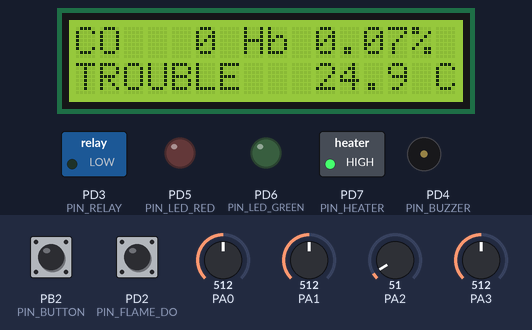
Simulated run of this program. Board: ATmega32, built with avr-gcc and emulated at 16 MHz. Shown: 16×2 character LCD, switched loads named in the program (green lamp = pin HIGH), output pins drawn as LEDs (lit = HIGH), buzzer (waves = sounding, pin HIGH). Wiring (inferred from the names in the program): character LCD (HD44780): RS PC0; E PC1; data PC4, PC5, PC6, PC7. Inputs (shaded band) come from the test bench; at power-on: PB2 (PIN_BUTTON) HIGH, PA2 = 51, PA0 = 512, PA1 = 512, PA3 = 512, PD2 (PIN_FLAME_DO) HIGH. Sleep ends after the set time or at an interrupt; pins used as bus, display or sensor lines are not drawn; what the program prints to the serial monitor is not drawn.

Above: at 1.2 s.
1.3 s: PB2 (PIN_BUTTON) pulled LOW for 3.2 s
5.1 s: PA2 set to 163
At 6.36 s:
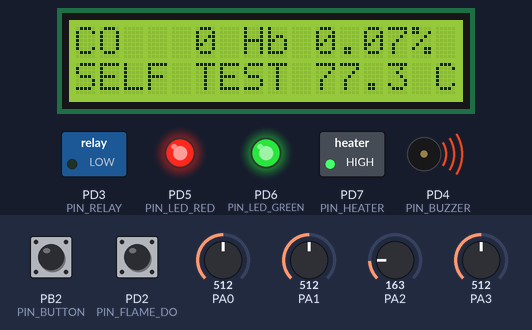
7.9 s: PA2 set to 127
At 10.4 s:
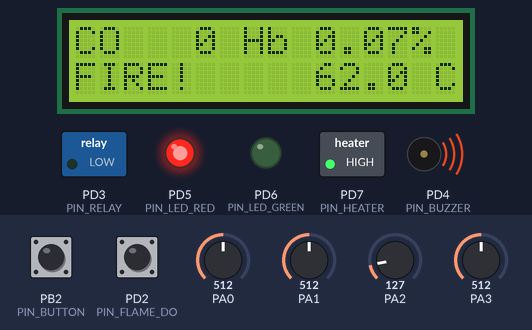
10.9 s: PA2 set to 108
At 13.2 s:
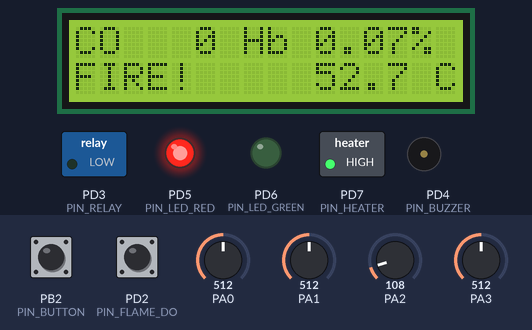
Timing chart, 0 to 13.5 s (numbered marks = the images above; inputs shaded):
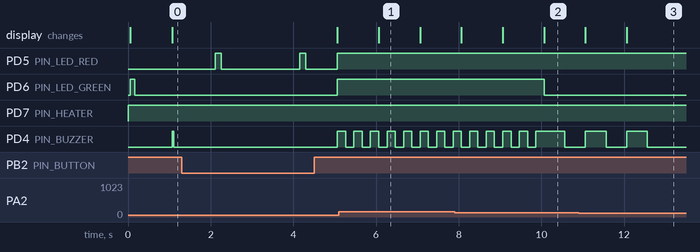

Measured:
- the behaviour switches between 117 and 116 on PA2 (found by bisection; images 2 and 3)
- after the input at 1.3 s, PD6 (PIN_LED_GREEN), PD4 (PIN_BUZZER): LOW → HIGH after 3.8 s
- after the input at 5.1 s, the display: changes after 0.97 s (image 1)
- after the input at 7.9 s, the display: first changes after 0.17 s (image 2 shows a later state)
- after the input at 10.9 s, the display: first changes after 0.17 s (image 3 shows a later state)
- what the display in image 1 shows lasts 1.0 s, from 6.1 s to 7.1 s

The program:

main.c
```c
// (licence header left out)
#include <avr/interrupt.h>
#include <avr/sleep.h>
#include <avr/wdt.h>
#include "board.h"
#include "hal.h"

static hd_config_t g_cfg;
static hd_node_t g_node;
static uint8_t g_cal_mode;

static void jtag_off(void)
{
    uint8_t v = (uint8_t)(MCUCSR | (1u << JTD));
    MCUCSR = v;                 /* JTD must be written twice within 4 cycles */
    MCUCSR = v;
}

static void put_num(char *dst, uint32_t v, uint8_t width)
{
    uint8_t i = width;
    do {
        dst[--i] = (char)('0' + (v % 10u));
        v /= 10u;
    } while (v != 0u && i > 0u);
    while (i > 0u) {
        dst[--i] = ' ';
    }
}

/* Kept in flash (__flash) so they cost no SRAM. */
static const __flash char k_labels[9][11] = {
    "OK        ", "WARM-UP   ", "TROUBLE   ", "CO PRE-ALM", "CO HUSH   ",
    "FIRE HUSH ", "SELF TEST ", "CO ALARM! ", "FIRE!     "
};
static const __flash char k_cal_label[11] = "CAL CLEAN ";
static const __flash char k_header[] =
    "# HALDANE t_s,co_ppm,cohb_pct,cohb_eq_pct,temp_c,gas_idx,flame,state,cause,faults,heater\r\n";

static void uart_puts_flash(const __flash char *s)
{
    while (*s != '\0') {
        uart_putc(*s++);
    }
}

static void lcd_update(void)
{
    char l1[17] = "CO     Hb  .  % ";
    char l2[17] = "            .  C";
    const __flash char *lab = g_cal_mode ? k_cal_label
                              : k_labels[(g_node.alarm.state < 9u) ? g_node.alarm.state : 2u];
    uint8_t i;
    int32_t t = g_node.temp_cc < 0 ? 0 : g_node.temp_cc;
    put_num(&l1[2], (uint32_t)(g_node.co_ppm_q4 >> 4), 4u);
    put_num(&l1[9], (uint32_t)(g_node.cohb_x100 / 100u), 2u);
    put_num(&l1[12], (uint32_t)(g_node.cohb_x100 % 100u), 2u);
    if (l1[12] == ' ') {
        l1[12] = '0';
    }
    for (i = 0u; i < 10u; ++i) {
        l2[i] = lab[i];
    }
    put_num(&l2[10], (uint32_t)(t / 100), 2u);
    l2[13] = (char)('0' + (uint8_t)((t / 10) % 10));
    l2[14] = ' ';
    l1[16] = '\0';
    l2[16] = '\0';
    lcd_line(0u, l1);
    lcd_line(1u, l2);
}

static void telemetry(void)
{
    uart_put_fixed((int32_t)g_node.uptime_s, 0u);
    uart_putc(',');
    uart_put_fixed((int32_t)g_node.co_ppm_q4 * 10 / 16, 1u);
    uart_putc(',');
    uart_put_fixed(g_node.cohb_x100, 2u);
    uart_putc(',');
    uart_put_fixed(g_node.cohb_eq_x100, 2u);
    uart_putc(',');
    uart_put_fixed(g_node.temp_cc, 2u);
    uart_putc(',');
    uart_put_fixed(g_node.gas_q12 * 1000 / 4096, 3u);
    uart_putc(',');
    uart_put_fixed(hd_fire_flame_level(&g_node.fire), 0u);
    uart_putc(',');
    uart_put_fixed(g_node.alarm.state, 0u);
    uart_putc(',');
    uart_put_fixed(g_node.fire_cause, 0u);
    uart_putc(',');
    uart_put_fixed(g_node.faults, 0u);
    uart_putc(',');
    uart_put_fixed(hd_node_heater_duty(&g_node, &g_cfg), 0u);
    uart_puts("\r\n");
}

static void calibration_step(void)
{
    int32_t c7;
    int32_t c135;
    if (hd_node_calibrate_clean_air(&g_node, &g_cfg, &c7, &c135) != HD_OK) {
        return;                              /* still warming up */
    }
    cal_save(c7, c135);
    g_cfg.mq7_curve.log2_rl_r0_q16 = c7;
    g_cfg.mq135_curve.log2_rl_r0_q16 = c135;
    g_cfg.calibrated = 1u;
    g_cal_mode = 0u;
    uart_puts("# calibrated\r\n");
}

static void one_second(void)
{
    hd_node_in_t in;
    if (!sampler_take_second(&in)) {
        return;
    }
    in.button = sampler_take_button();
    hd_node_second(&g_node, &g_cfg, &in);
    io_heater(hd_node_heater_duty(&g_node, &g_cfg));
    io_relay(g_node.alarm.relay);
    if (g_cal_mode) {
        calibration_step();
    }
    telemetry();
    lcd_update();
    wdt_reset();
}

static void fatal_halt(void)
{
    lcd_line(0u, "CONFIG ERROR");
    for (;;) {
        PORTD |= (uint8_t)((1u << PIN_LED_RED) | (1u << PIN_BUZZER));
    }
}

int main(void)
{
    uint8_t reset_flags = MCUCSR;
    uint16_t sys_faults = 0u;
    uint16_t frame;
    uint8_t edges;

    MCUCSR = 0u;
    wdt_disable();
    jtag_off();
    io_init();
    uart_init();
    lcd_init();
    sampler_init();

    (void)hd_config_default(&g_cfg, HD_PROFILE_UL2034);
    g_cfg.calibrated = cal_load(&g_cfg.mq7_curve.log2_rl_r0_q16,
                                &g_cfg.mq135_curve.log2_rl_r0_q16);
    if (hd_node_init(&g_node, &g_cfg) != HD_OK) {
        fatal_halt();
    }
    if (reset_flags & (1u << WDRF)) {
        sys_faults |= HD_FAULT_RESET_WDT;
    }
    if (reset_flags & (1u << BORF)) {
        sys_faults |= HD_FAULT_RESET_BOD;
    }
    hd_node_note_reset(&g_node, sys_faults);
    g_cal_mode = sampler_button_down();

    uart_puts_flash(k_header);
    sei();
    wdt_enable(WDTO_2S);
    set_sleep_mode(SLEEP_MODE_IDLE);

    for (;;) {
        while (sampler_pop_flame(&frame)) {
            hd_node_flame_frame(&g_node, &g_cfg, frame);
        }
        for (edges = sampler_take_flame_edges(); edges > 0u; --edges) {
            hd_node_flame_edge(&g_node, &g_cfg);
        }
        sampler_set_annunciator(g_node.alarm.sounder, g_node.alarm.state);
        one_second();
        sleep_mode();            /* any interrupt (1 kHz tick at least) wakes us */
    }
}
```

board.h
```c
// (licence header left out)
#ifndef BOARD_H
#define BOARD_H

#ifndef F_CPU
#define F_CPU 16000000UL
#endif

#include <avr/io.h>

/* ADC channels (AVCC reference, MQ modules powered from the same 5 V) */
#define ADC_CH_MQ7     0u   /* PA0, pin 40: MQ-7 AO       */
#define ADC_CH_MQ135   1u   /* PA1, pin 39: MQ-135 AO     */
#define ADC_CH_LM35    2u   /* PA2, pin 38: LM35 Vout     */
#define ADC_CH_FLAME   3u   /* PA3, pin 37: flame AO      */

/* PORTD */
#define PIN_FLAME_DO   PD2  /* pin 16, INT0, flame DO (active low)        */
#define PIN_RELAY      PD3  /* pin 17, relay driver -> exhaust fan        */
#define PIN_BUZZER     PD4  /* pin 18, NPN -> active buzzer               */
#define PIN_LED_RED    PD5  /* pin 19                                     */
#define PIN_LED_GREEN  PD6  /* pin 20                                     */
#define PIN_HEATER     PD7  /* pin 21, OC2 PWM -> MQ-7 heater MOSFET gate */

/* PORTB */
#define PIN_BUTTON     PB2  /* pin 3, test/hush button to GND (pull-up)   */

/* PORTC: HD44780 in 4-bit mode, RW tied to GND (JTAG must be off) */
#define LCD_RS         PC0  /* pin 22 */
#define LCD_E          PC1  /* pin 23 */
                            /* D4..D7 = PC4..PC7, pins 26..29 */

#define UART_BAUD      38400UL   /* UBRR 25 at 16 MHz: 0.16 % error */

#endif /* BOARD_H */
```

cal_eeprom.c
```c
// (licence header left out)
#include <avr/eeprom.h>
#include "hal.h"

#define CAL_MAGIC 0x4844u   /* "HD" */

typedef struct {
    uint16_t magic;
    int32_t  mq7;
    int32_t  mq135;
    uint16_t check;
} cal_blob_t;

static cal_blob_t EEMEM ee_cal;

static uint16_t check_word(const cal_blob_t *b)
{
    return (uint16_t)(b->magic ^ (uint16_t)b->mq7 ^ (uint16_t)((uint32_t)b->mq7 >> 16) ^
                      (uint16_t)b->mq135 ^ (uint16_t)((uint32_t)b->mq135 >> 16) ^ 0xA5A5u);
}

uint8_t cal_load(int32_t *mq7_log2_q16, int32_t *mq135_log2_q16)
{
    cal_blob_t b;
    eeprom_read_block(&b, &ee_cal, sizeof(b));
    if (b.magic != CAL_MAGIC || b.check != check_word(&b)) {
        return 0u;
    }
    *mq7_log2_q16 = b.mq7;
    *mq135_log2_q16 = b.mq135;
    return 1u;
}

void cal_save(int32_t mq7_log2_q16, int32_t mq135_log2_q16)
{
    cal_blob_t b;
    b.magic = CAL_MAGIC;
    b.mq7 = mq7_log2_q16;
    b.mq135 = mq135_log2_q16;
    b.check = check_word(&b);
    eeprom_update_block(&b, &ee_cal, sizeof(b));
}
```

io.c
```c
// (licence header left out)
#include "board.h"
#include "hal.h"

void io_init(void)
{
    DDRD |= (uint8_t)((1u << PIN_RELAY) | (1u << PIN_BUZZER) | (1u << PIN_LED_RED) |
                      (1u << PIN_LED_GREEN) | (1u << PIN_HEATER));
    PORTD &= (uint8_t)~((1u << PIN_RELAY) | (1u << PIN_BUZZER) | (1u << PIN_LED_RED) |
                        (1u << PIN_LED_GREEN));
    TCCR2 = (uint8_t)((1u << WGM21) | (1u << WGM20) | (1u << CS21));
    io_heater(255u);
}

void io_relay(uint8_t on)
{
    if (on) {
        PORTD |= (uint8_t)(1u << PIN_RELAY);
    } else {
        PORTD &= (uint8_t)~(1u << PIN_RELAY);
    }
}

void io_heater(uint8_t duty)
{
    if (duty == 255u || duty == 0u) {
        TCCR2 &= (uint8_t)~((1u << COM21) | (1u << COM20));   /* plain GPIO */
        if (duty) {
            PORTD |= (uint8_t)(1u << PIN_HEATER);
        } else {
            PORTD &= (uint8_t)~(1u << PIN_HEATER);
        }
        return;
    }
    OCR2 = (uint8_t)(duty - 1u);
    TCCR2 |= (uint8_t)(1u << COM21);
}
```

sampler.c
```c
// (licence header left out)
#include <avr/interrupt.h>
#include "board.h"
#include "hal.h"

#define FLAME_FIFO_LEN 16u   /* power of two */

typedef struct {
    uint32_t sum[HD_CH_COUNT];
    uint16_t min[HD_CH_COUNT];
    uint16_t max[HD_CH_COUNT];
    uint16_t do_ms;
} acc_t;

static volatile acc_t g_acc[2];
static volatile uint8_t g_wr;            /* buffer the ISRs write into */
static volatile uint8_t g_second_ready;
static volatile uint8_t g_adc_ch;
static uint16_t s_rounds;

static volatile uint16_t g_fifo[FLAME_FIFO_LEN];
static volatile uint8_t g_fifo_head;
static volatile uint8_t g_fifo_tail;
static uint16_t s_flame_sum;
static uint8_t s_flame_n;

static volatile uint8_t g_flame_edges;
static volatile uint8_t g_button_event;
static uint8_t s_btn_integ;
static uint8_t s_btn_down;
static uint8_t s_btn_long_sent;
static uint16_t s_btn_held_ms;

static hd_annun_t s_annun;
static volatile uint8_t g_ann_pattern;
static volatile uint8_t g_ann_state;

static void acc_clear(volatile acc_t *a)
{
    uint8_t ch;
    for (ch = 0u; ch < (uint8_t)HD_CH_COUNT; ++ch) {
        a->sum[ch] = 0u;
        a->min[ch] = 0x3FFu;
        a->max[ch] = 0u;
    }
    a->do_ms = 0u;
}

void sampler_init(void)
{
    acc_clear(&g_acc[0]);
    acc_clear(&g_acc[1]);
    hd_annun_init(&s_annun);
    DDRB &= (uint8_t)~(1u << PIN_BUTTON);
    PORTB |= (uint8_t)(1u << PIN_BUTTON);              /* pull-up */
    DDRD &= (uint8_t)~(1u << PIN_FLAME_DO);
    PORTD |= (uint8_t)(1u << PIN_FLAME_DO);
    /* ADC: AVCC reference, /128 prescaler (125 kHz), interrupt on complete */
    ADMUX = (uint8_t)(1u << REFS0);
    ADCSRA = (uint8_t)((1u << ADEN) | (1u << ADIE) | (1u << ADPS2) | (1u << ADPS1) | (1u << ADPS0));
    /* Timer1 CTC: 16 MHz / 64 / 250 = 1 kHz */
    TCCR1A = 0u;
    TCCR1B = (uint8_t)((1u << WGM12) | (1u << CS11) | (1u << CS10));
    OCR1A = 249u;
    TIMSK |= (uint8_t)(1u << OCIE1A);
    /* INT0 on any edge of the flame comparator */
    MCUCR = (uint8_t)((MCUCR & 0xFCu) | (1u << ISC00));
    GICR |= (uint8_t)(1u << INT0);
}

static void button_tick(void)
{
    uint8_t pressed = (uint8_t)((PINB & (1u << PIN_BUTTON)) == 0u);
    if (pressed && s_btn_integ < 20u) {
        ++s_btn_integ;
    } else if (!pressed && s_btn_integ > 0u) {
        --s_btn_integ;
    }
    if (!s_btn_down && s_btn_integ == 20u) {
        s_btn_down = 1u;
        s_btn_held_ms = 0u;
        s_btn_long_sent = 0u;
    } else if (s_btn_down && s_btn_integ == 0u) {
        s_btn_down = 0u;
        if (!s_btn_long_sent && s_btn_held_ms < 2000u) {
            g_button_event = HD_BTN_SHORT;
        }
    }
    if (s_btn_down && s_btn_held_ms < 0xFFFFu) {
        ++s_btn_held_ms;
        if (s_btn_held_ms == 3000u) {
            g_button_event = HD_BTN_LONG;
            s_btn_long_sent = 1u;
        }
    }
}

ISR(TIMER1_COMPA_vect)
{
    uint8_t out;
    g_adc_ch = 0u;
    ADMUX = (uint8_t)((1u << REFS0) | ADC_CH_MQ7);
    ADCSRA |= (uint8_t)(1u << ADSC);
    if ((PIND & (1u << PIN_FLAME_DO)) == 0u) {
        ++g_acc[g_wr].do_ms;
    }
    button_tick();
    out = hd_annun_tick(&s_annun, g_ann_pattern, g_ann_state);
    PORTD = (uint8_t)((PORTD & (uint8_t)~((1u << PIN_BUZZER) | (1u << PIN_LED_RED) | (1u << PIN_LED_GREEN)))
                      | ((out & HD_OUT_BUZZER) ? (1u << PIN_BUZZER) : 0u)
                      | ((out & HD_OUT_RED) ? (1u << PIN_LED_RED) : 0u)
                      | ((out & HD_OUT_GREEN) ? (1u << PIN_LED_GREEN) : 0u));
}

static void flame_sample(uint16_t v)
{
    s_flame_sum = (uint16_t)(s_flame_sum + v);
    if (++s_flame_n >= 10u) {
        uint8_t next = (uint8_t)((g_fifo_head + 1u) & (FLAME_FIFO_LEN - 1u));
        if (next != g_fifo_tail) {               /* drop the frame if full */
            g_fifo[g_fifo_head] = s_flame_sum;
            g_fifo_head = next;
        }
        s_flame_sum = 0u;
        s_flame_n = 0u;
    }
}

ISR(ADC_vect)
{
    uint16_t v = ADC;
    uint8_t ch = g_adc_ch;
    volatile acc_t *a = &g_acc[g_wr];
    a->sum[ch] += v;
    if (v < a->min[ch]) {
        a->min[ch] = v;
    }
    if (v > a->max[ch]) {
        a->max[ch] = v;
    }
    if (ch == ADC_CH_FLAME) {
        flame_sample(v);
    }
    if (ch < ADC_CH_FLAME) {
        g_adc_ch = (uint8_t)(ch + 1u);
        ADMUX = (uint8_t)((1u << REFS0) | (ch + 1u));
        ADCSRA |= (uint8_t)(1u << ADSC);
        return;
    }
    if (++s_rounds >= 1000u) {
        s_rounds = 0u;
        g_wr ^= 1u;
        acc_clear(&g_acc[g_wr]);
        g_second_ready = 1u;
    }
}

ISR(INT0_vect)
{
    if (g_flame_edges < 255u) {
        ++g_flame_edges;
    }
}

uint8_t sampler_take_second(hd_node_in_t *in)
{
    volatile acc_t *a;
    uint8_t ch;
    if (!g_second_ready) {
        return 0u;
    }
    g_second_ready = 0u;
    a = &g_acc[g_wr ^ 1u];            /* stable for the next second */
    for (ch = 0u; ch < (uint8_t)HD_CH_COUNT; ++ch) {
        in->mean_q4[ch] = (uint16_t)((a->sum[ch] * 16u + 500u) / 1000u);
        in->raw_min[ch] = a->min[ch];
        in->raw_max[ch] = a->max[ch];
    }
    in->flame_do_ms = a->do_ms;
    in->button = HD_BTN_NONE;
    return 1u;
}

uint8_t sampler_pop_flame(uint16_t *raw_sum10)
{
    if (g_fifo_tail == g_fifo_head) {
        return 0u;
    }
    *raw_sum10 = g_fifo[g_fifo_tail];
    g_fifo_tail = (uint8_t)((g_fifo_tail + 1u) & (FLAME_FIFO_LEN - 1u));
    return 1u;
}

uint8_t sampler_take_flame_edges(void)
{
    uint8_t n;
    cli();
    n = g_flame_edges;
    g_flame_edges = 0u;
    sei();
    return n;
}

uint8_t sampler_take_button(void)
{
    uint8_t e;
    cli();
    e = g_button_event;
    g_button_event = HD_BTN_NONE;
    sei();
    return e;
}

uint8_t sampler_button_down(void)
{
    return (uint8_t)((PINB & (1u << PIN_BUTTON)) == 0u);
}

void sampler_set_annunciator(uint8_t pattern, uint8_t state)
{
    g_ann_pattern = pattern;     /* single-byte stores are atomic on AVR */
    g_ann_state = state;
}
```

uart.c
```c
// (licence header left out)
#include <avr/interrupt.h>
#include "board.h"
#include "hal.h"

#define TX_LEN 128u   /* power of two */

static volatile char g_tx[TX_LEN];
static volatile uint8_t g_head;
static volatile uint8_t g_tail;

void uart_init(void)
{
    uint16_t ubrr = (uint16_t)(F_CPU / (16UL * UART_BAUD) - 1UL);   /* 25 */
    UBRRH = (uint8_t)(ubrr >> 8);
    UBRRL = (uint8_t)ubrr;
    UCSRA = 0u;
    UCSRB = (uint8_t)(1u << TXEN);
    UCSRC = (uint8_t)((1u << URSEL) | (1u << UCSZ1) | (1u << UCSZ0));
}

void uart_putc(char c)
{
    uint8_t next = (uint8_t)((g_head + 1u) & (TX_LEN - 1u));
    if (next == g_tail) {
        return;                      /* full: drop */
    }
    g_tx[g_head] = c;
    g_head = next;
    UCSRB |= (uint8_t)(1u << UDRIE);
}

void uart_puts(const char *s)
{
    while (*s != '\0') {
        uart_putc(*s++);
    }
}

void uart_put_fixed(int32_t v, uint8_t decimals)
{
    char buf[12];
    uint8_t n = 0u;
    uint32_t mag;
    if (v < 0) {
        uart_putc('-');
        mag = (uint32_t)(-(v + 1)) + 1u;
    } else {
        mag = (uint32_t)v;
    }
    do {
        buf[n++] = (char)('0' + (mag % 10u));
        mag /= 10u;
        if (n == decimals) {
            buf[n++] = '.';
        }
    } while (mag != 0u || n <= (uint8_t)(decimals + (decimals ? 1u : 0u)));
    while (n > 0u) {
        uart_putc(buf[--n]);
    }
}

ISR(USART_UDRE_vect)
{
    if (g_head == g_tail) {
        UCSRB &= (uint8_t)~(1u << UDRIE);
        return;
    }
    UDR = (uint8_t)g_tx[g_tail];
    g_tail = (uint8_t)((g_tail + 1u) & (TX_LEN - 1u));
}
```

hd_calib.c
```c
// (licence header left out)
#include "hd_calib.h"
#include "hd_fixed.h"

void hd_mq7_curve_default(hd_mq_curve_t *c)
{
    c->log2_a_q16 = INT32_C(434502);     /* log2(99.042) * 2^16 */
    c->log2_clean_q16 = INT32_C(313351); /* log2(27.5)   * 2^16 */
    c->log2_rl_r0_q16 = 0;               /* RL == R0 until calibrated */
    c->b_q12 = (int16_t)-6218;           /* -1.518 * 2^12 */
}

void hd_mq135_curve_default(hd_mq_curve_t *c)
{
    c->log2_a_q16 = INT32_C(444826);     /* log2(110.47) * 2^16 */
    c->log2_clean_q16 = INT32_C(121110); /* log2(3.6)    * 2^16 */
    c->log2_rl_r0_q16 = 0;
    c->b_q12 = (int16_t)-11723;          /* -2.862 * 2^12 */
}

/* log2((1024 - ADC) / ADC) in Q16, ADC clamped to [1, 1023] counts. */
static int32_t log2_divider_q16(uint16_t adc_q4)
{
    uint32_t a = adc_q4;
    uint32_t ratio_q16;
    if (a < 16u) {
        a = 16u;
    }
    if (a > HD_ADC_Q4_MAX) {
        a = HD_ADC_Q4_MAX;
    }
    ratio_q16 = hd_udiv_frac(HD_ADC_Q4_FULL - a, a, 16u);
    return hd_log2_q16(ratio_q16);
}

int32_t hd_mq_log2_ratio_q16(const hd_mq_curve_t *c, uint16_t adc_q4)
{
    return log2_divider_q16(adc_q4) + c->log2_rl_r0_q16;
}

uint16_t hd_mq_ppm_q4(const hd_mq_curve_t *c, uint16_t adc_q4)
{
    int32_t lr = hd_mq_log2_ratio_q16(c, adc_q4);
    int32_t log2_ppm = c->log2_a_q16 + hd_mul_shr(lr, (int32_t)c->b_q12, 12u);
    uint32_t ppm_q4 = hd_pow2_q16(log2_ppm + INT32_C(4) * HD_Q16_ONE);
    return (ppm_q4 > UINT32_C(65535)) ? (uint16_t)65535u : (uint16_t)ppm_q4;
}

int32_t hd_mq_gas_index_q12(const hd_mq_curve_t *c, uint16_t adc_q4)
{
    int32_t idx_q16 = c->log2_clean_q16 - hd_mq_log2_ratio_q16(c, adc_q4);
    return hd_shr32_round(idx_q16, 4u);
}

int32_t hd_mq_calibrate_clean_air(const hd_mq_curve_t *c, uint16_t adc_q4)
{
    return c->log2_clean_q16 - log2_divider_q16(adc_q4);
}

int32_t hd_lm35_centi_c(uint16_t adc_q4, uint16_t vref_mv)
{
    /* cC = Vin_mV * 10 = adc_q4 * vref_mv * 10 / 16384 */
    int32_t num = (int32_t)adc_q4 * (int32_t)vref_mv * INT32_C(10);
    return hd_shr32_round(num, 14u);
}
```

Source omitted: hd_alarm.c (9637 bytes), hd_alarm.h (4777 bytes), hd_calib.h (2432 bytes), hd_cfk.c (5955 bytes), hd_cfk.h (3951 bytes), hd_fire.c (9476 bytes), hd_fire.h (5980 bytes), hd_fixed.c (5524 bytes), hd_fixed.h (1964 bytes), hd_health.c (1622 bytes), hd_health.h (2012 bytes), hd_mq7.c (2196 bytes) and 8 more
